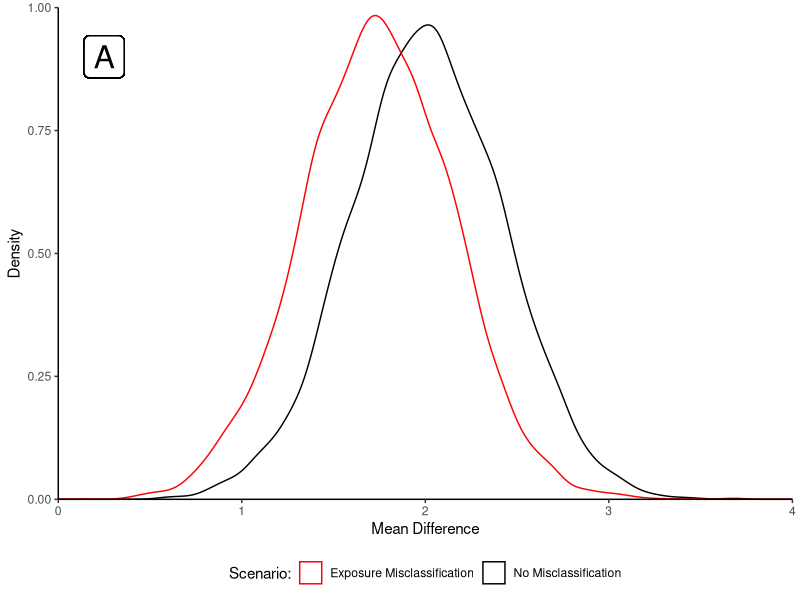

Reproduce this figure in R. (Note: a time limit stopped this script after it produced the figure.)

#######################################################################################################
#
# Purpose: To demonstrate one way to simulate non-differential misclassification (NDM) and dependent
#           NDM, with the goals of giving an example where NDM leads to bias away from the null and 
#           concretizing the difference between bias and error
#
# Author: Jacqueline E. Rudolph
#
# Required packages: ggplot2
#
# Last Updated: 05 feb 2020
#
#######################################################################################################


setwd("your_working_directory")

packages <- c("tidyverse" ,"ggplot2", "mvtnorm")
for (package in packages) {
  if (!require(package, character.only=T, quietly=T)) {
    install.packages(package,repos='http://lib.stat.cmu.edu/R/CRAN') 
  }
  library(package, character.only=T)
}


##Set up data set to store results

results <- data.frame(
  rep=NA,
  delta1=NA,
  delta2=NA,
  delta3=NA, 
  stringsAsFactors = FALSE
)


##Run simulation  

reps <- 10000
n <- 1000

simloop <- function(r, n) {
  
  set.seed(r)
  results$rep <- r
  
  #Confounders (2 continuous)
  m <- rmvnorm(n, mean=rep(0, 2))
  
  #Exposure affected by confounders
  a <- rbinom(n, 1, 1/(1 + exp(-(-log(1/0.5 - 1) + log(2)*m[ , 1] + log(2)*m[ , 2]))))
  
  #Outcome affected by exposure and confounders
  y <- rnorm(n, 10 + 2*a + 2*m[ , 1] + 2*m[ , 2], 6)
  
  #Exposure with non-differential misclassification
  error_a <- rnorm(n)
  a2 <- ifelse(error_a > qnorm(0.95), 1 - a, a)
  
  #Confounder 1 with non-differential misclassification
  m2 <- m
  m2[ , 1]  <- m[ , 1] - 0.9*error_a
  
  #Scenario 1: No misclassification
  results$delta1 <- summary(glm(y ~ a + m[ , 1] + m[ , 2], family=gaussian(link="identity")))$coefficients[2]
  
  #Scenario 2: Misclassification of binary exposure
  results$delta2 <- summary(glm(y ~ a2 + m[ , 1] + m[ , 2], family=gaussian(link="identity")))$coefficients[2]
  
  #Scenario 3: Dependent misclassification of binary exposure and continuous confounder
  results$delta3 <- summary(glm(y ~ a2 + m2[ , 1] + m2[ , 2], family=gaussian(link="identity")))$coefficients[2]
  
  return(results)
}

all.res <- lapply(1:reps, function(x) {simloop(x, n)})
all.res <- do.call(rbind, all.res)


##Summarize results

pos.error2 <- sum((all.res$delta2 - all.res$delta1) > 0)/reps
pos.error3 <- sum((all.res$delta3 - all.res$delta1) > 0)/reps

summ.res <- all.res %>% 
  summarise(avg.delta1=mean(delta1), 
            avg.delta2=mean(delta2), 
            avg.delta3=mean(delta3)) 

summ.res$bias2 <- summ.res$avg.delta2 - 2
summ.res$bias3 <- summ.res$avg.delta3 - 2


##Visualize results

thm <- theme_classic() +
  theme(
    legend.position = "bottom",
    legend.background = element_rect(fill = "transparent", colour = NA),
    legend.key = element_rect(fill = "transparent", colour = NA)
  )

    #Results for scenario 2 compared to scenario 1
    all.res$idx <- as.numeric(all.res$delta2 > all.res$delta1)
    cols<-c("No Misclassification"="black", "Exposure Misclassification"="red")
    pdf("misclass1.pdf",height=5,width=5)
    ggplot(all.res) +
      geom_density(aes(delta1, colour="No Misclassification")) +
      geom_density(aes(delta2, colour="Exposure Misclassification")) +
      scale_colour_manual(name="Scenario:", values=cols) + 
      xlab("Mean Difference") + scale_x_continuous(expand=c(0, 0), limits=c(0, 4)) + 
      ylab("Density") + scale_y_continuous(expand=c(0,0), limits=c(0, 1)) +
      geom_label(aes(x=0.25, y=0.9, label="A"), size=8, label.size=0.5) + thm
    dev.off()
    
    #Results for scenario 3 compared to scenario 1
    all.res$idx <- as.numeric(all.res$delta3 > all.res$delta1)
    cols<-c("No Misclassification"="black", "Exposure & Confounder \nMisclassification"="red")
    pdf("misclass2.pdf",height=5,width=5)
    ggplot(all.res) +
      geom_density(aes(delta3, colour="Exposure & Confounder \nMisclassification")) +
      geom_density(aes(delta1, colour="No Misclassification")) +
      scale_colour_manual(name="Scenario:", values=cols) + 
      xlab("Mean Difference") + scale_x_continuous(expand=c(0, 0), limits=c(0, 4)) + 
      ylab("Density") + scale_y_continuous(expand=c(0, 0), limits=c(0, 1)) +
      geom_label(aes(x=0.25, y=0.9, label="B"), size=8, label.size=0.5) + thm
    dev.off()
    
    
    
    
